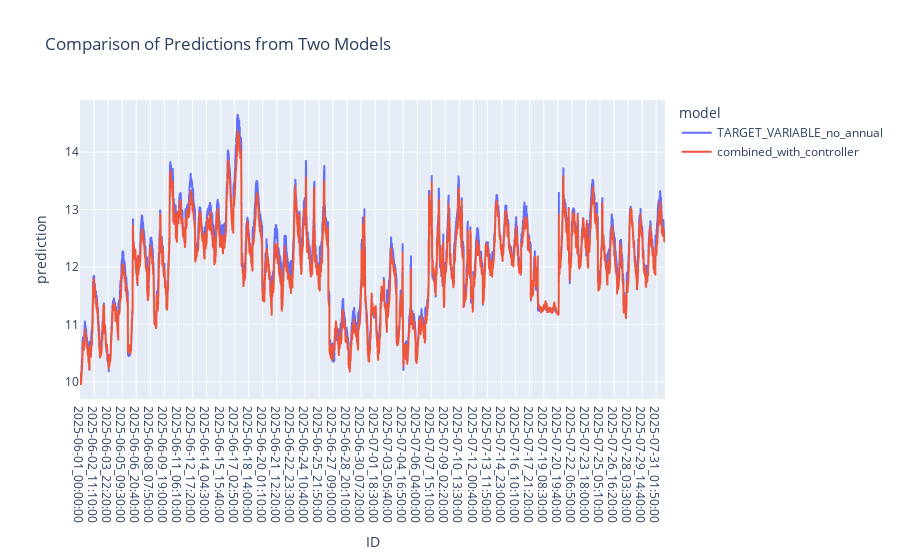

Notebook cell for this chart:
### Code cell
merged_melted = merged_preds.melt(id_vars='ID', value_vars=[
    #'TARGET_VARIABLE_scratch',
    'TARGET_VARIABLE_no_annual',
    #'TARGET_VARIABLE_cooler_valves',
    #'TARGET_VARIABLE_multichannel',
    #'TARGET_VARIABLE_allAC21',
    #'TARGET_VARIABLE_128origi2_8AC21',
    #'combined_allAC21',
    #'TARGET_VARIABLE_mc_allrooms_VT03_2',
    #'VT03_2_combined',
    #'combined_3_extra_channels',
    #'combined_humidity',
    #'combined_humidity_noroomavg'
    'combined_with_controller',
], var_name='model', value_name='prediction')
px.line(merged_melted, x='ID', y='prediction', color='model', title='Comparison of Predictions from Two Models').show()

### Figure 1 — Plotly figure (JSON) as saved in the notebook; plotly's stock layout.template omitted (floating-point values rounded to 4 significant figures; data arrays with more than 128 entries replaced by an {"elided": "..."} marker saying what was removed)
{"data": [{"hovertemplate": "model=TARGET_VARIABLE_no_annual<br>ID=%{x}<br>prediction=%{y}<extra></extra>", "legendgroup": "TARGET_VARIABLE_no_annual", "line": {"color": "#636efa", "dash": "solid"}, "marker": {"symbol": "circle"}, "mode": "lines", "name": "TARGET_VARIABLE_no_annual", "showlegend": true, "type": "scattergl", "x": {"elided": "8784 str values"}, "xaxis": "x", "y": {"elided": "8784 float values"}, "yaxis": "y"}, {"hovertemplate": "model=combined_with_controller<br>ID=%{x}<br>prediction=%{y}<extra></extra>", "legendgroup": "combined_with_controller", "line": {"color": "#EF553B", "dash": "solid"}, "marker": {"symbol": "circle"}, "mode": "lines", "name": "combined_with_controller", "showlegend": true, "type": "scattergl", "x": {"elided": "8784 str values"}, "xaxis": "x", "y": {"elided": "8784 float values"}, "yaxis": "y"}], "layout": {"legend": {"title": {"text": "model"}, "tracegroupgap": 0}, "title": {"text": "Comparison of Predictions from Two Models"}, "xaxis": {"anchor": "y", "domain": [0, 1], "title": {"text": "ID"}}, "yaxis": {"anchor": "x", "domain": [0, 1], "title": {"text": "prediction"}}}}
